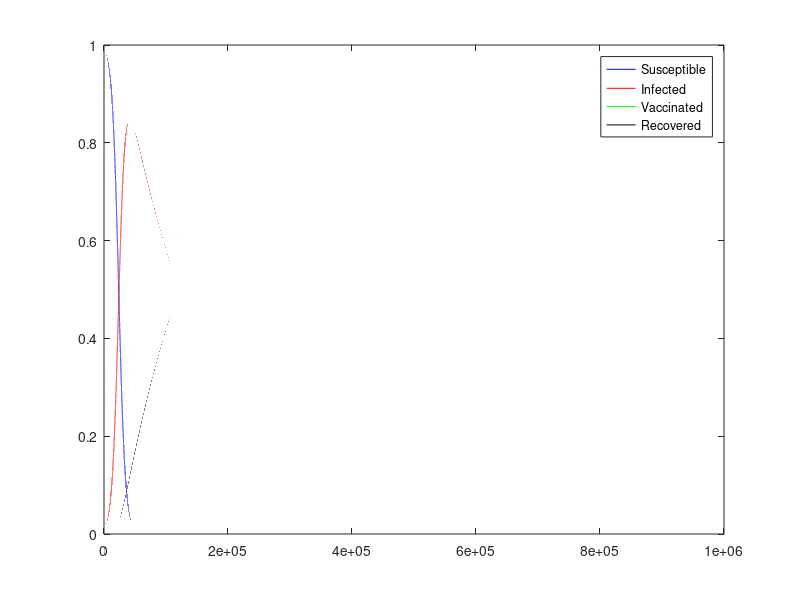

The MATLAB script that drew this image:
N = 1000000; % total population
I0 = 0.01*N; % number of people sick once the health authority notices an issue
S = N - I0; % total number of susceptible individuals
I = I0; % total number of infected individuals
V = 0; % total number of vaccinated individuals
R = 0; % total number of recovered individuals

% response: max(i)
% treatments: can vary vaccination rate, isolation_factor
% another idea (quarantining sympotomatic infecteds? - have prob that
% infected is asymptomatic or not, then quarantine some portion of those that showing)
% blocking factors???

%probability that an infectious individual is sympomatic
prob_symptomatic = 0.4; % covid
% treatment we can change:
quarantine = 0; % quarantining sympomatic individuals, yes or no

base_num_inter = 20; % number of daily interactions if there was no policies
% treatment we can change:
isolation_factor = 0; % social isolation policy ranging from zero isolation to total isolation
daily_interactions = base_num_inter*(1-isolation_factor)*(1-quarantine*prob_symptomatic); % average number of daily interactions a susceptible individual has
probability_of_spread_unvaccinated = 0.1; % probabilty that an unvaccinated individual gets infected from interacting with an infected individual
probability_of_spread_vaccinated = 0.01*probability_of_spread_unvaccinated; % probability that a vaccinated indidual gets infected from interacting with an infected individual

% beta = transmission rate
beta_unvac = daily_interactions*probability_of_spread_unvaccinated;
beta_vac = daily_interactions*probability_of_spread_vaccinated;

% gamma = recovery rate
 gamma = 1/14; % covid % recovery in 2 weeks????
%gamma = 1/31;

% treatment we can change:
% nu = vaccination rate of susceptible individuals
nu = 0; % levels 0, 0.1, 0.2, 0.3

% ds/dt = -beta_unvac*s*i - nu*s
% di/dt beta_unvac*s*i + beta_vac*v*i - gamma*i
% dv/dt = nu*s- beta_vac*v*i
% dr/dt = gamma*i \\ can be solved for from s + i + v + r = 1

% diff equations with forward euler:
k = 0.0001; % look at this
Tf = 90; % days
numsteps = ceil(Tf/k);
k = Tf/numsteps;

s = zeros(1, numsteps);
i = zeros(1, numsteps);
v = zeros(1, numsteps);
r = zeros(1, numsteps);

s(1) = S/N; % prop of population susceptible
i(1) = I/N; % prop of population infected
v(1) = V/N; % prop of vaccinated individuals
r(1) = R/N; % prop of population recovered

for n = 1:(numsteps-1)
    s(n+1) = s(n) + k*(-beta_unvac*s(n)*i(n) - nu*s(n));
    i(n+1) = i(n) + k*(beta_unvac*s(n)*i(n) + beta_vac*v(n)*i(n) - gamma*i(n));
    v(n+1) = v(n) + k*(nu*s(n)- beta_vac*v(n)*i(n));
    r(n+1) = r(n) + k*gamma*i(n);
end

plot(1:numsteps, s, 'b', ...
    1:numsteps, i, 'r', ...
    1:numsteps, v, 'g', ...
    1:numsteps, r, 'k')
legend('Susceptible', 'Infected', 'Vaccinated', 'Recovered')

max(i)
